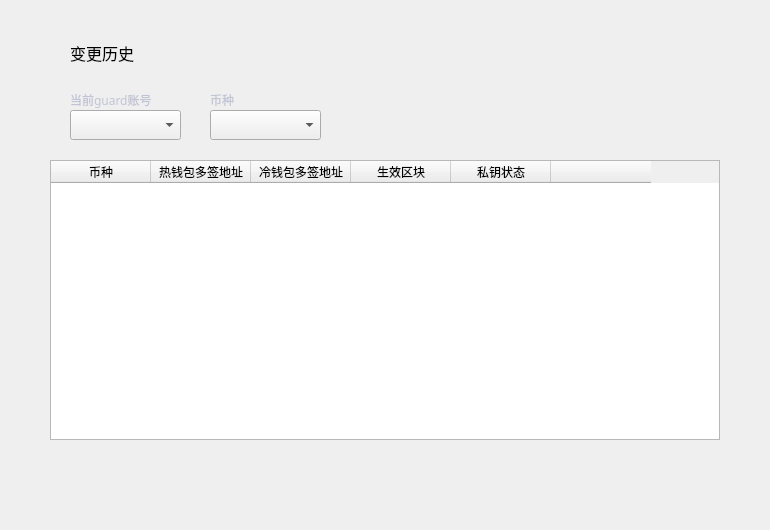
<?xml version="1.0" encoding="UTF-8"?>
<ui version="4.0">
 <class>AssetChangeHistoryWidget</class>
 <widget class="QWidget" name="AssetChangeHistoryWidget">
  <property name="geometry">
   <rect>
    <x>0</x>
    <y>0</y>
    <width>770</width>
    <height>530</height>
   </rect>
  </property>
  <property name="windowTitle">
   <string>Form</string>
  </property>
  <widget class="QTableWidget" name="changeHistoryTableWidget">
   <property name="geometry">
    <rect>
     <x>50</x>
     <y>160</y>
     <width>670</width>
     <height>280</height>
    </rect>
   </property>
   <column>
    <property name="text">
     <string>币种</string>
    </property>
    <property name="font">
     <font>
      <family>微软雅黑 Light</family>
     </font>
    </property>
    <property name="textAlignment">
     <set>AlignCenter</set>
    </property>
   </column>
   <column>
    <property name="text">
     <string>热钱包多签地址</string>
    </property>
    <property name="font">
     <font>
      <family>微软雅黑 Light</family>
     </font>
    </property>
    <property name="textAlignment">
     <set>AlignCenter</set>
    </property>
   </column>
   <column>
    <property name="text">
     <string>冷钱包多签地址</string>
    </property>
    <property name="font">
     <font>
      <family>微软雅黑</family>
     </font>
    </property>
    <property name="textAlignment">
     <set>AlignCenter</set>
    </property>
   </column>
   <column>
    <property name="text">
     <string>生效区块</string>
    </property>
    <property name="font">
     <font>
      <family>微软雅黑</family>
     </font>
    </property>
    <property name="textAlignment">
     <set>AlignCenter</set>
    </property>
   </column>
   <column>
    <property name="text">
     <string>私钥状态</string>
    </property>
    <property name="font">
     <font>
      <family>微软雅黑</family>
     </font>
    </property>
    <property name="textAlignment">
     <set>AlignCenter</set>
    </property>
   </column>
   <column>
    <property name="text">
     <string/>
    </property>
   </column>
  </widget>
  <widget class="QComboBox" name="accountComboBox">
   <property name="geometry">
    <rect>
     <x>70</x>
     <y>110</y>
     <width>111</width>
     <height>30</height>
    </rect>
   </property>
   <property name="font">
    <font>
     <family>微软雅黑</family>
     <weight>50</weight>
     <bold>false</bold>
    </font>
   </property>
   <property name="focusPolicy">
    <enum>Qt::NoFocus</enum>
   </property>
   <property name="styleSheet">
    <string notr="true"/>
   </property>
  </widget>
  <widget class="QLabel" name="label">
   <property name="geometry">
    <rect>
     <x>70</x>
     <y>90</y>
     <width>100</width>
     <height>20</height>
    </rect>
   </property>
   <property name="font">
    <font>
     <family>微软雅黑</family>
    </font>
   </property>
   <property name="styleSheet">
    <string notr="true">color: rgb(192, 196, 212);</string>
   </property>
   <property name="text">
    <string>当前guard账号</string>
   </property>
   <property name="alignment">
    <set>Qt::AlignLeading|Qt::AlignLeft|Qt::AlignVCenter</set>
   </property>
  </widget>
  <widget class="QComboBox" name="assetComboBox">
   <property name="geometry">
    <rect>
     <x>210</x>
     <y>110</y>
     <width>111</width>
     <height>30</height>
    </rect>
   </property>
   <property name="font">
    <font>
     <family>微软雅黑</family>
     <weight>50</weight>
     <bold>false</bold>
    </font>
   </property>
   <property name="focusPolicy">
    <enum>Qt::NoFocus</enum>
   </property>
   <property name="styleSheet">
    <string notr="true"/>
   </property>
  </widget>
  <widget class="QLabel" name="label_2">
   <property name="geometry">
    <rect>
     <x>210</x>
     <y>90</y>
     <width>100</width>
     <height>20</height>
    </rect>
   </property>
   <property name="font">
    <font>
     <family>微软雅黑</family>
    </font>
   </property>
   <property name="styleSheet">
    <string notr="true">color: rgb(192, 196, 212);</string>
   </property>
   <property name="text">
    <string>币种</string>
   </property>
   <property name="alignment">
    <set>Qt::AlignLeading|Qt::AlignLeft|Qt::AlignVCenter</set>
   </property>
  </widget>
  <widget class="QLabel" name="title_label">
   <property name="geometry">
    <rect>
     <x>70</x>
     <y>40</y>
     <width>300</width>
     <height>26</height>
    </rect>
   </property>
   <property name="font">
    <font>
     <family>微软雅黑</family>
     <pointsize>12</pointsize>
     <weight>50</weight>
     <italic>false</italic>
     <bold>false</bold>
    </font>
   </property>
   <property name="styleSheet">
    <string notr="true"/>
   </property>
   <property name="text">
    <string>变更历史</string>
   </property>
  </widget>
 </widget>
 <resources/>
 <connections/>
</ui>
